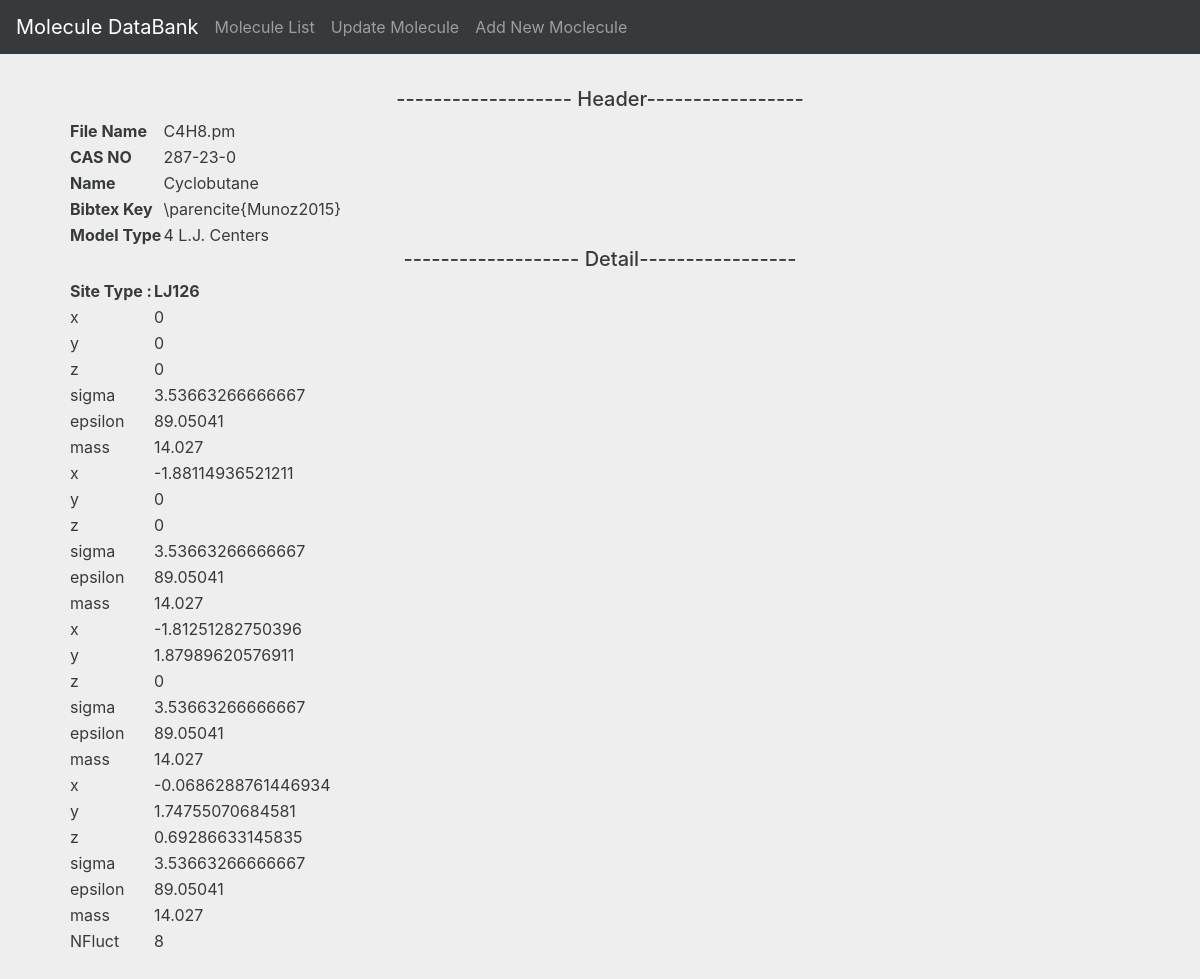
Screenshot of /moleculeDB/moldetail.php?id=60 with the database file from the repository.
### tables this page shows
CREATE TABLE `master_entry` (
  `master_id` int(11) NOT NULL,
  `filename` varchar(100) NOT NULL,
  `cas_no` varchar(100) NOT NULL,
  `name` varchar(50) NOT NULL,
  `bibtex_key` varchar(100) NOT NULL,
  `model_type` varchar(100) NOT NULL,
  `memory_loc` varchar(100) NOT NULL
);

CREATE TABLE `master_detail` (
  `id` int(11) NOT NULL,
  `master_id` int(11) NOT NULL,
  `site_type` varchar(100) NOT NULL,
  `site` varchar(100) NOT NULL,
  `param` varchar(100) NOT NULL,
  `val` varchar(100) NOT NULL
);

### moleculeDB/moldetail.php (the view, shortened to what this page needs)
<!DOCTYPE html>
<html lang="en" class="gr__v4-alpha_getbootstrap_com">
<head>
    <link href="css/bootstrap.min.css" rel="stylesheet">
    <link href="css/starter-template.css" rel="stylesheet">
    <link href="css/signin.css" rel="stylesheet">
</head>
<body data-gr-c-s-loaded="true">
<?php include 'include/nav.php'; ?>
<div class="container">
    <div class="starter-template">
        <?php
        $user_name = "root";
        $password = "admin";
        $server = "127.0.0.1";
        $db_handle = mysql_connect($server, $user_name, $password);
        $master_id = $_GET['id'];
        ?>
        <h5> ------------------- Header-----------------</h5>
        <table>
            <?php
            $q = "select DISTINCT  * from master_entry where master_id = " . $master_id . ";";
            $result = mysql_query($q, $db_handle);
            while ($row = mysql_fetch_assoc($result)) {
                echo "<tr style='text-align: left'><th>File Name</th><td>" . $row['filename'] . "</td></tr>";
                echo "<tr style='text-align: left'><th>CAS NO</th><td>" . $row['cas_no'] . "</td></tr>";
                echo "<tr style='text-align: left'><th>Name</th><td>" . $row['name'] . "</td></tr>";
                echo "<tr style='text-align: left'><th>Bibtex Key</th><td>" . $row['bibtex_key'] . "</td></tr>";
                echo "<tr style='text-align: left'><th>Model Type</th><td>" . $row['model_type'] . "</td></tr>";
            }
            ?>
        </table>
        <h5> ------------------- Detail-----------------</h5>
        <?php
        $q = "select DISTINCT site_type from master_detail where master_id =" . $master_id . ";";
        $result = mysql_query($q, $db_handle);
        echo "<table><tr>";
        while ($row = mysql_fetch_row($result)) {
            echo "<tr>";
            foreach ($row as $_column) {
                echo "<th>Site Type :</th><th>{$_column}</th>";
                $q2 = "SELECT  param,val from master_detail where site_type = '{$_column}' and master_id=" . $master_id . ";";
                $result2 = mysql_query($q2, $db_handle);
                while($row = mysql_fetch_row($result2)) {
                    echo "<tr>";
                    foreach($row as $_column) {
                        echo "<td style='text-align: left'>{$_column}</td>";
                    }
                    echo "</tr>";
                }
            }
            echo "</tr>";
        }
        echo "</table>";
        ?>
    </div>
</div>
</body>
</html>

### moleculeDB/css/starter-template.css (style rules this page uses)
body { padding-top: 5rem; }
.starter-template { padding: 3rem 1.5rem; text-align: center; }

### moleculeDB/css/signin.css (style rules this page uses)
body { padding-top: 40px; padding-bottom: 40px; background-color: #eee; }

### rows the page displays
master_entry: filename "C4H8.pm", cas_no "287-23-0", name "Cyclobutane", bibtex_key "\\parencite{Munoz2015}", model_type "4 L.J. Centers"
master_detail: param "x", val "0"
master_detail: param "y", val "0"
master_detail: param "z", val "0"
master_detail: param "sigma", val "3.53663266666667"
master_detail: param "epsilon", val "89.05041"
master_detail: param "mass", val "14.027"
master_detail: param "x", val "-1.88114936521211"
master_detail: param "y", val "0"
master_detail: param "z", val "0"
master_detail: param "sigma", val "3.53663266666667"
master_detail: param "epsilon", val "89.05041"
master_detail: param "mass", val "14.027"
master_detail: param "x", val "-1.81251282750396"
master_detail: param "y", val "1.87989620576911"
master_detail: param "z", val "0"
master_detail: param "sigma", val "3.53663266666667"
master_detail: param "epsilon", val "89.05041"
master_detail: param "mass", val "14.027"
master_detail: param "x", val "-0.0686288761446934"
master_detail: param "y", val "1.74755070684581"
master_detail: param "z", val "0.69286633145835"
master_detail: param "sigma", val "3.53663266666667"
master_detail: param "epsilon", val "89.05041"
master_detail: param "mass", val "14.027"
master_detail: param "NFluct", val "8"

### other values shown
$_column "LJ126"
